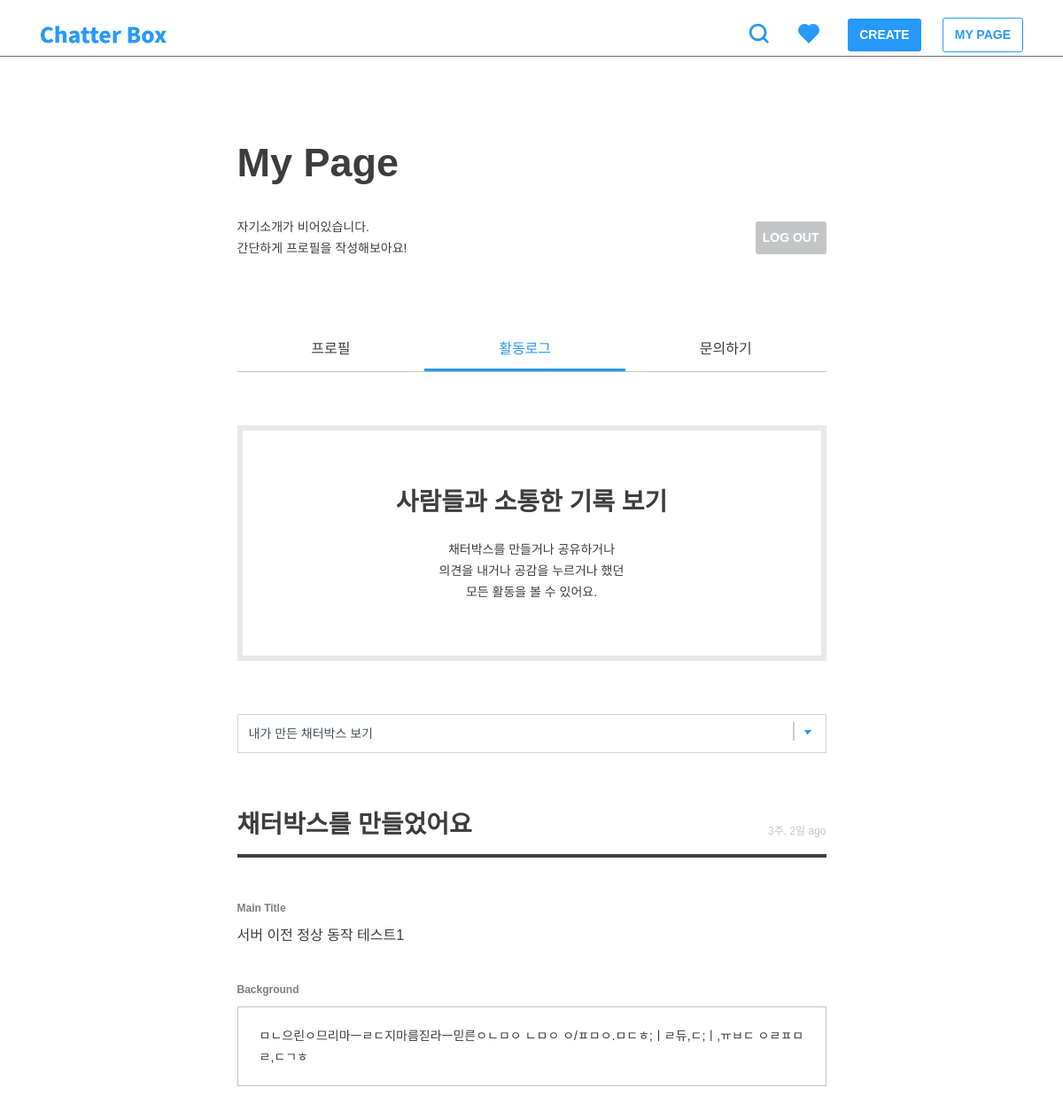
/member/log/ (signed in), run on an earlier commit of the app's database.
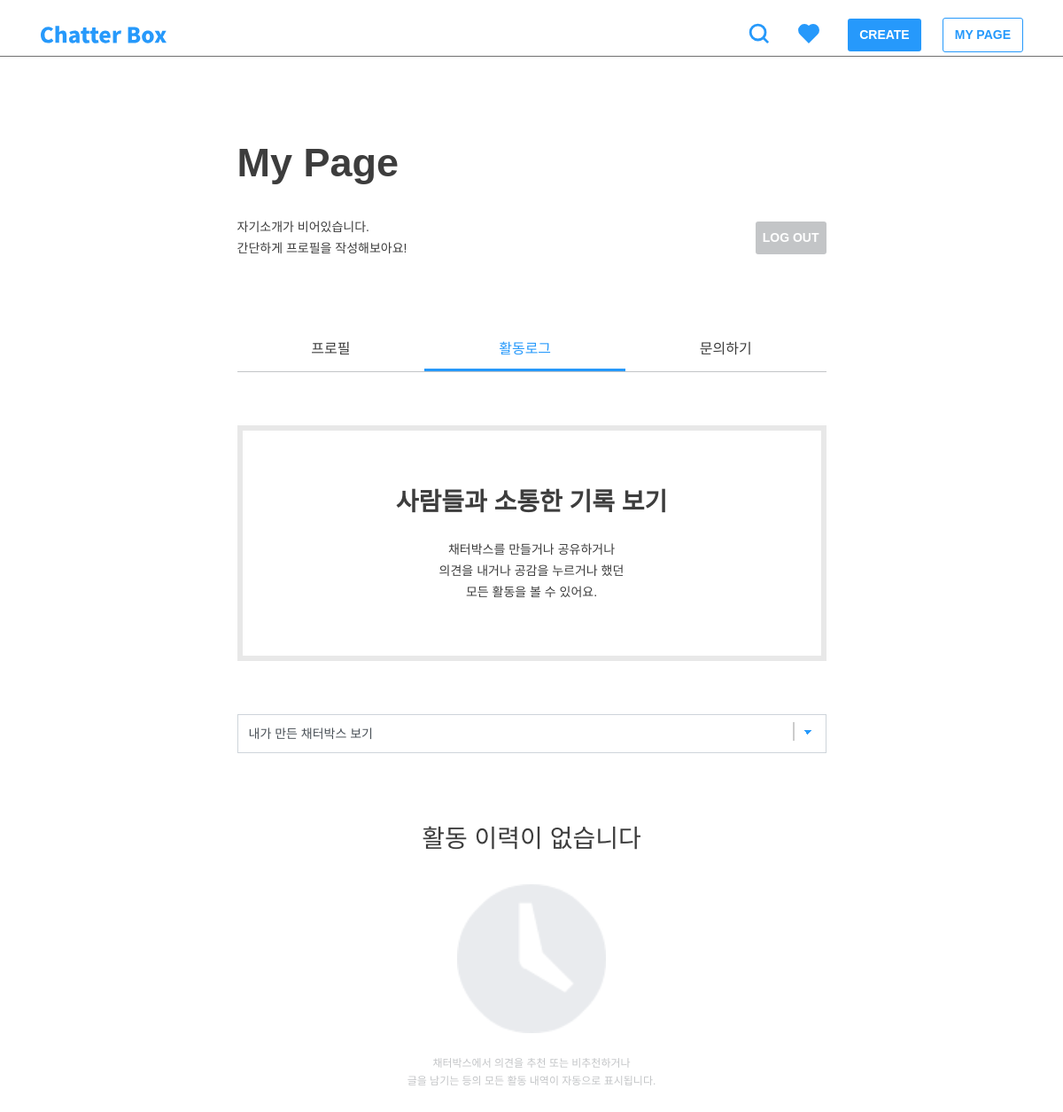
And on a later commit of the database.
### post/models.py (models this page shows, shortened)
class TimeStampedModel(models.Model):
    created_at = models.DateTimeField(auto_now_add=True, null=True)
    updated_at = models.DateTimeField(auto_now=True, null=True)
    class Meta():
        abstract = True

class Post(TimeStampedModel):
    author = models.ForeignKey(settings.AUTH_USER_MODEL)
    category = models.ForeignKey('Category')
    title = models.CharField(max_length=160, null=True)
    background = models.TextField()
    background_image1 = models.ImageField(
        upload_to='post', blank=True, null=True)
    background_image2 = models.ImageField(
        upload_to='post', blank=True, null=True)
    background_image3 = models.ImageField(
        upload_to='post', blank=True, null=True)
    background_image4 = models.ImageField(
        upload_to='post', blank=True, null=True)
    background_image5 = models.ImageField(
        upload_to='post', blank=True, null=True)
    tag = TagField()
    view_count = models.PositiveSmallIntegerField(default=0)
    share_count = models.PositiveSmallIntegerField(default=0)
    pro_title = models.CharField(max_length=160, null=True)
    con_title = models.CharField(max_length=160, null=True)
    @property
    def natural_time(self):
        return naturaltime(self.created_at)
    class Meta:
        ordering = ['-created_at']

### member/views.py (the view, shortened to what this page needs)
@login_required
def user_log(request):
    user = request.user
    sort = request.GET.get('sort', '')
    if sort == 'my_comments':
        comments_pro = comment_models.Comment.objects.filter(
            author=user, type=True)  # 내가 만든 찬성의견
        comments_con = comment_models.Comment.objects.filter(
            author=user, type=False)  # 내가 만든 반대의견
        comments_sorted = sorted(
            chain(comments_pro, comments_con), key=lambda instance: instance.created_at)
        log_sorted = comments_sorted
        context = {'comments_pro': comments_pro, 'comments_con': comments_con,
                   'comments_sorted': comments_sorted, 'log_sorted': log_sorted, 'sort': sort, }
        return render(request, 'member/log.html', context)
    else:
        posts_log = post_models.Post.objects.filter(author=user)  # 내가 만든 채터박스
        log_sorted = posts_log
        context = {'posts_log': posts_log,
                   'log_sorted': log_sorted, 'sort': sort, }
    return render(request, 'member/log.html', context)

### templates/member/log.html (shortened to what this page needs)
{% extends 'base.html' %}
{% load static %}
{% block customCSS %}
<link rel="stylesheet" href="{% static 'css/member/my_page.css' %}">
<link rel="stylesheet" href="{% static 'css/member/log.css' %}">
<link rel="stylesheet" href="{% static 'css/post/post_list.css' %}">
{% endblock %}
{% block content %}
<div class="row justify-content-center">
    <div class="col-md-7 p-0 mypage">
        <h2>My Page</h2>
        <div class="info-area">
            {% if user.bio %}
            <h6>{{ user.bio }}</h6>
            {% else %}
            <h6>자기소개가 비어있습니다.<br />간단하게 프로필을 작성해보아요!</h6>
            {% endif %}
            <a class="btn btn-gray" href="{% url 'member:logout' %}">LOG OUT</a>
        </div>
        <div class="mypage-body">
            <ul class="nav nav-pills nav-fill">
                <li class="nav-item"><a class="tab-link" href="{% url 'member:my_page' %}">
                        <h5>프로필</h5>
                    </a></li>
                <li class="nav-item"><a class="tab-link active" href="#">
                        <h5>활동로그</h5>
                    </a></li>
                <li class="nav-item"><a class="tab-link" href="{% url 'member:contact' %}">
                        <h5>문의하기</h5>
                    </a></li>
            </ul>
            <div class="tab-pane" id="pills-log">
                <div class="mypage-header">
                    <h3>사람들과 소통한 기록 보기</h3>
                    <h6>채터박스를 만들거나 공유하거나<br />의견을 내거나 공감을 누르거나 했던<br />모든 활동을 볼 수 있어요.</h6>
                </div>
                <div class="form-group">
                    <select class="form-control sort-select" onchange="location = this.value;" name="?sort={{ sort }}">
                        <option value="?sort=my_posts">내가 만든 채터박스 보기</option>
                    </select>
                </div>
                <div class="load-log">
                    {% if log_sorted %}
                    {% for log in log_sorted reversed %}
                    {% if log in posts_log %}
                    <div class="m60">
                        <div class="log-header">
                            <h3>채터박스를 만들었어요</h3>
                            <p>{{ log.natural_time }}</p>
                        </div>
                        <div class="log-body">
                            <label>Main Title</label>
                            <a href="{% url 'post:post_detail' post_pk=log.pk %}">
                                <h5>{{ log.title|truncatechars:40 }}</h5>
                            </a>
                            <label>Background</label>
                            <div class="background">
                                <a href="{% url 'post:post_detail' post_pk=log.pk %}">
                                    <h6>{{ log.background|safe|truncatechars:160 }}</h6>
                                </a>
                            </div>
                        </div>
                    </div>
                    {% endif %}
                    {% endfor %}
                    {% else %}
                    <div class="empty">
                        <h3>활동 이력이 없습니다</h3>
                        <img src="{% static '/img/time-empty.png' %}" />
                        <p>채터박스에서 의견을 추천 또는 비추천하거나 <br />글을 남기는 등의 모든 활동 내역이 자동으로 표시됩니다.</p>
                    </div>
                    {% endif %}
                </div>
            </div>
        </div>
    </div>
</div>
{% endblock %}

What changed in the data, as far as the page shows it:
removed Post: natural_time "3주, 2일 ago", title "서버 이전 정상 동작 테스트1", background "ㅁㄴ으린ㅇ므리마ㅡㄹㄷ지마름짇라ㅡ믿른ㅇㄴㅁㅇ ㄴㅁㅇ ㅇ/ㅍㅁㅇ.ㅁㄷㅎ;ㅣㄹ듀,ㄷ;ㅣ,ㅠㅂㄷ ㅇㄹㅍㅁㄹ,ㄷㄱㅎ"
Also different on the page:
text now shown: "활동 이력이 없습니다 채터박스에서 의견을 추천 또는 비추천하거나 글을 남기는 등의 모든 활동 내역이 자동으로 표시됩니다."
